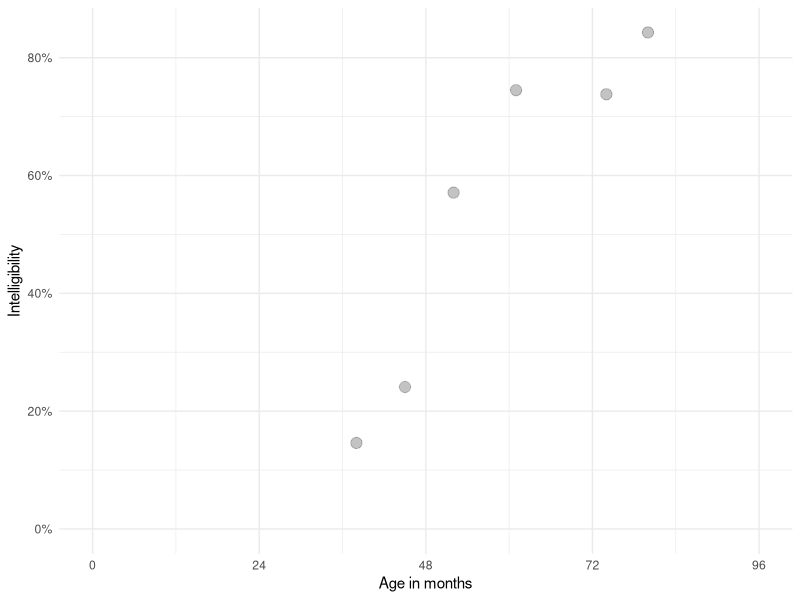
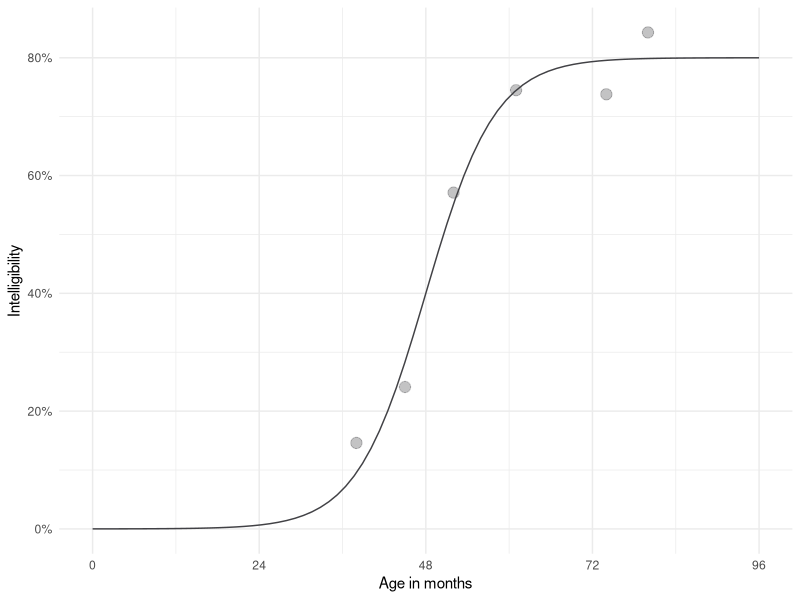
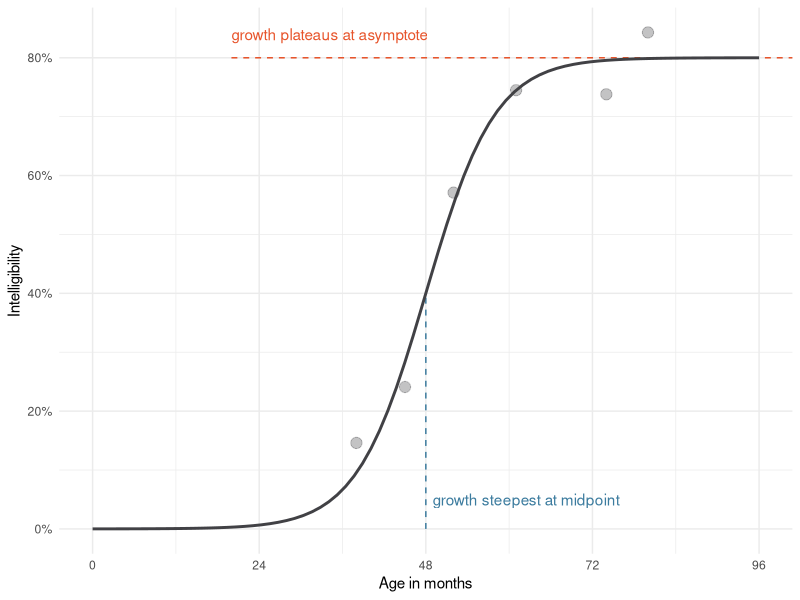
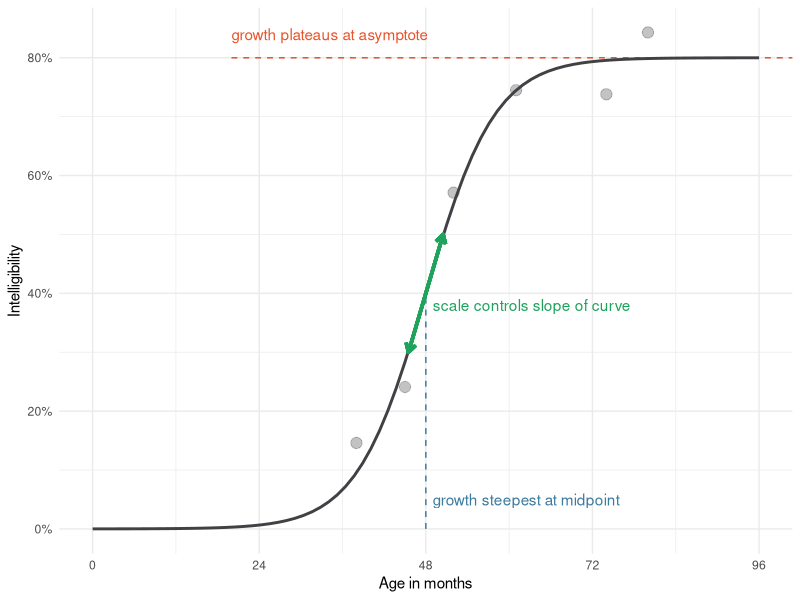
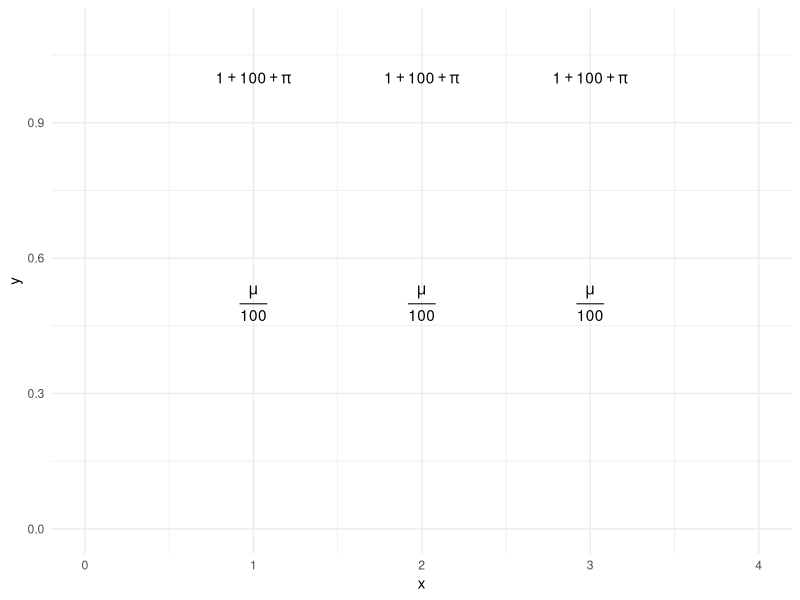
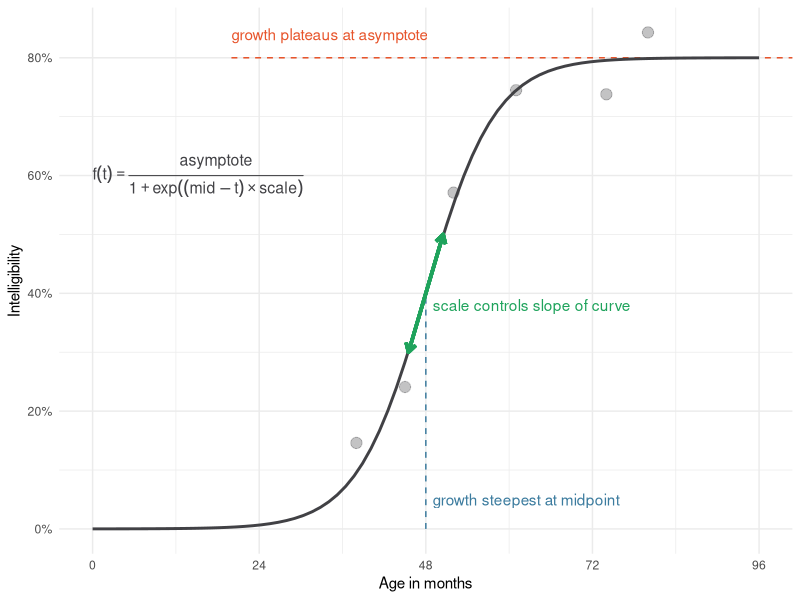
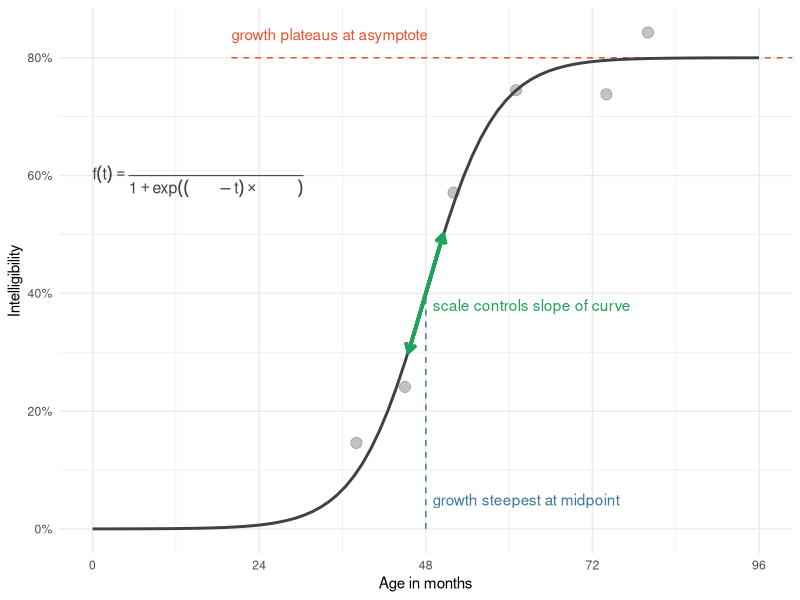
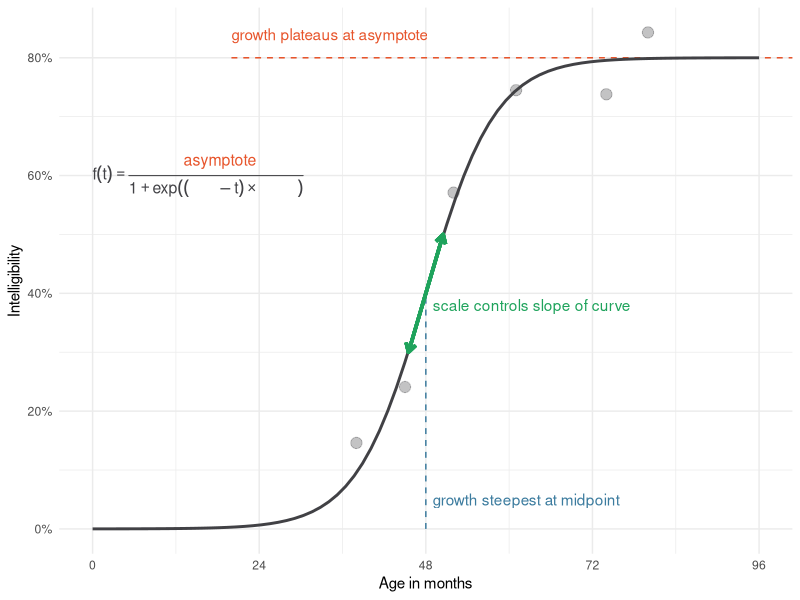

Reproduce these figures in R, in order.
## ---- chunk 1
options(cli.width = 70) 
knitr::opts_chunk$set(fig.width = 5.5)
## ---- chunk 2
library(tidyverse)
theme_set(theme_minimal())

points <- tibble(
  age = c(38, 45, 52, 61, 80, 74), 
  prop = c(0.146, 0.241, 0.571, 0.745, 0.843, 0.738))

colors <- list(
  data = "#41414550",
  fit = "#414145")

ggplot(points) + 
  aes(x = age, y = prop) + 
  geom_point(size = 3.5, color = colors$data) +
  scale_x_continuous(
    name = "Age in months", 
    limits = c(0, 96), 
    # Because age is in months, I want breaks to land on multiples
    # of 12. The `Q` in `extended_breaks()` are "nice" numbers to use
    # for axis breaks.
    breaks = scales::extended_breaks(Q = c(24, 12))) + 
  scale_y_continuous(
    name = "Intelligibility",
    limits = c(0, NA),
    labels = scales::percent_format(accuracy = 1))
## ---- chunk 3
xs <- seq(0, 96, length.out = 80)

# Create the curve from the equation parameters
trend <- tibble(
  age = xs,
  asymptote = .8,
  scale = .2,
  midpoint = 48,
  prop = asymptote / (1 + exp((midpoint - age) * scale)))

ggplot(points) + 
  aes(x = age, y = prop) + 
  geom_line(data = trend, color = colors$fit) +
  geom_point(size = 3.5, color = colors$data) +
  scale_x_continuous(
    name = "Age in months", 
    limits = c(0, 96), 
    breaks = scales::extended_breaks(Q = c(24, 12))) + 
  scale_y_continuous(
    name = "Intelligibility",
    limits = c(0, NA),
    labels = scales::percent_format(accuracy = 1))
## ---- chunk 4
colors$asym <- "#E7552C"
colors$mid <- "#3B7B9E"
colors$scale <- "#1FA35C"

p <- ggplot(points) +
  aes(x = age, y = prop) +
  annotate(
    "segment",
    color = colors$mid,
    x = 48, xend = 48,
    y = 0, yend = .4,
    linetype = "dashed") +
  annotate(
    "segment",
    color = colors$asym,
    x = 20, xend = Inf,
    y = .8, yend = .8,
    linetype = "dashed") +
  geom_line(data = trend, size = 1, color = colors$fit) +
  geom_point(size = 3.5, color = colors$data) +
  annotate(
    "text",
    label = "growth plateaus at asymptote",
    x = 20, y = .84,
    # horizontal justification = 0 sets x position to left edge of text
    hjust = 0,
    color = colors$asym) +
  annotate(
    "text",
    label = "growth steepest at midpoint",
    x = 49, y = .05,
    hjust = 0,
    color = colors$mid) +
  scale_x_continuous(
    name = "Age in months", 
    limits = c(0, 96), 
    breaks = scales::extended_breaks(Q = c(24, 12))) + 
  scale_y_continuous(
    name = "Intelligibility",
    limits = c(0, NA),
    labels = scales::percent_format(accuracy = 1))

p
## ---- chunk 5
# Compute endpoints for segment with given slope in middle
slope <- (.2 / 4) * .8
x_step <- 2.5
y1 <- .4 + slope * -x_step
y2 <- .4 + slope * x_step

p <- p +
  geom_segment(
    x = 48 - x_step, xend = 48 + x_step,
    y = y1, yend = y2,
    size = 1.2,
    color = colors$scale,
    arrow = arrow(ends = "both", length = unit(.1, "in"))) +
  annotate(
    "text",
    label = "scale controls slope of curve",
    x = 49, y = .38, 
    color = colors$scale, hjust = 0)
p
## ---- chunk 6
ggplot(tibble(x = 1:3)) + 
  aes(x = x) +
  geom_text(
    aes(y = 1),
    label = expression(1 + 100 + pi)) +
  geom_text(
    aes(y = .5), 
    label = "frac(mu, 100)", 
    parse = TRUE) + 
  xlim(0, 4) + 
  ylim(0, 1.1)

# (I don't know what this warning is about.)
## ---- chunk 7
# Helper to plot an equation in a pre-set spot
annotate_eq <- function(label, ...) {
  annotate("text", x = 0, y = .6, label = label, parse = TRUE, 
           hjust = 0, size = 4, ...)
}
## ---- chunk 8
p + annotate_eq(
    label = "f(t)==frac(asymptote, 1 + exp((mid-t)%*%scale))", 
    color = colors$fit)
## ---- chunk 9
p1 <- p +
  annotate_eq(
    label = "
    f(t) == frac(
      phantom(asymptote), 
      1 + exp((phantom(mid) - t) %*% phantom(scale))
    )",
    color = colors$fit) 
p1
## ---- chunk 10
p2 <- p1 + 
  annotate_eq(
    label = "
    phantom(f(t) == symbol('')) ~ atop(
      asymptote, 
      phantom(1 + exp((mid-t) %*% scale))
    )",
    color = colors$asym)
p2
## ---- chunk 11
p2 +
  annotate_eq(
    label = "
    phantom(f(t) == symbol('')) ~ atop(
      phantom(asymptote), 
      phantom(1 + exp((mid-t) * symbol(''))) ~ scale
    )",
    color = colors$scale) +
  annotate_eq(
    label = "
    phantom(f(t) == symbol('')) ~ atop(
      phantom(asymptote), 
      paste(
        phantom(paste(1 + exp, symbol(')'), symbol(')'))),
        mid,
        phantom(paste(symbol('-'), t, symbol(')') * scale))
      )
    )",
    color = colors$mid)
## ---- chunk 12
.parent_doc <- knitr::current_input()
## ---- chunk 13

